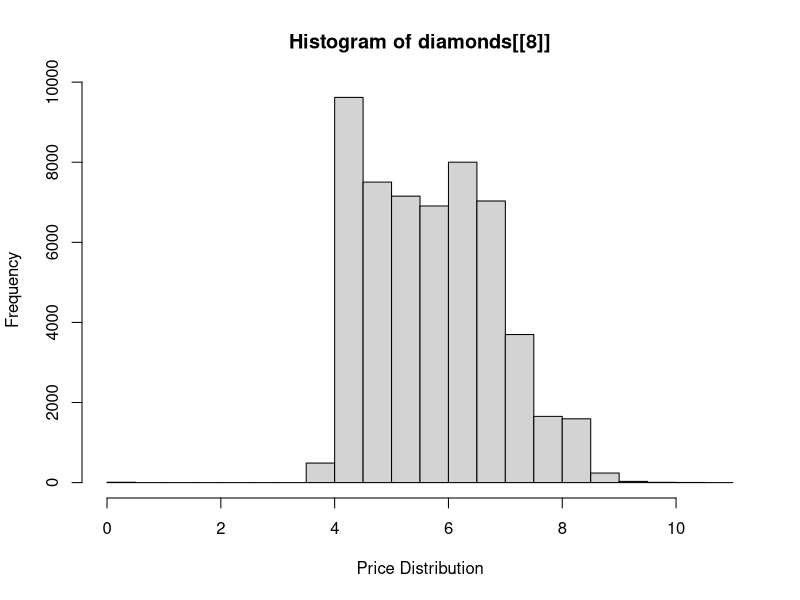
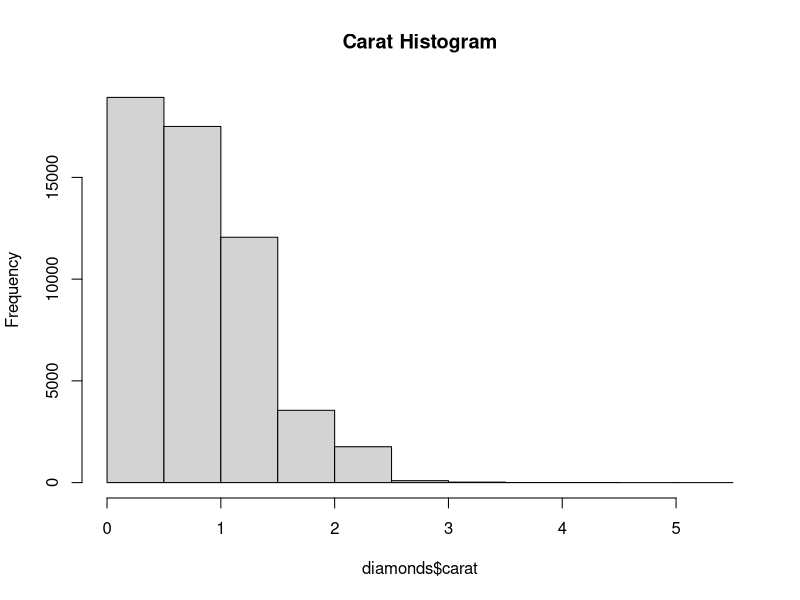
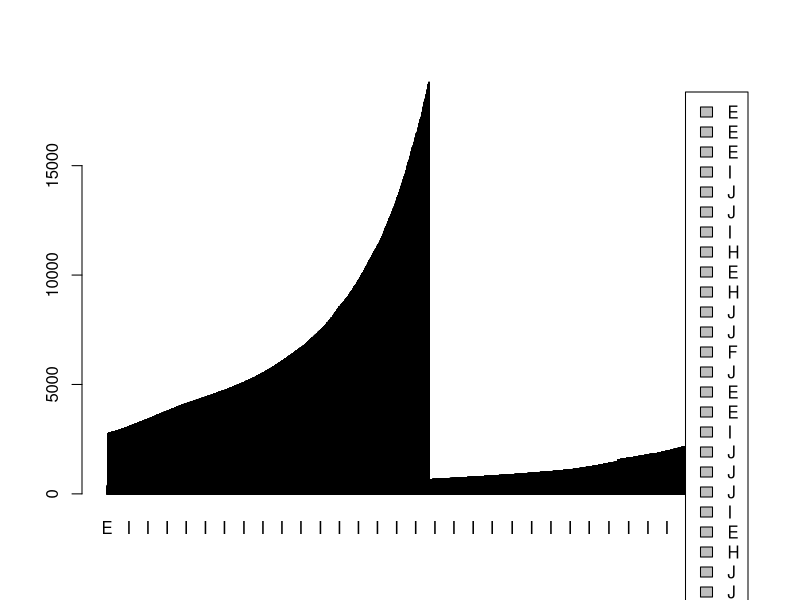
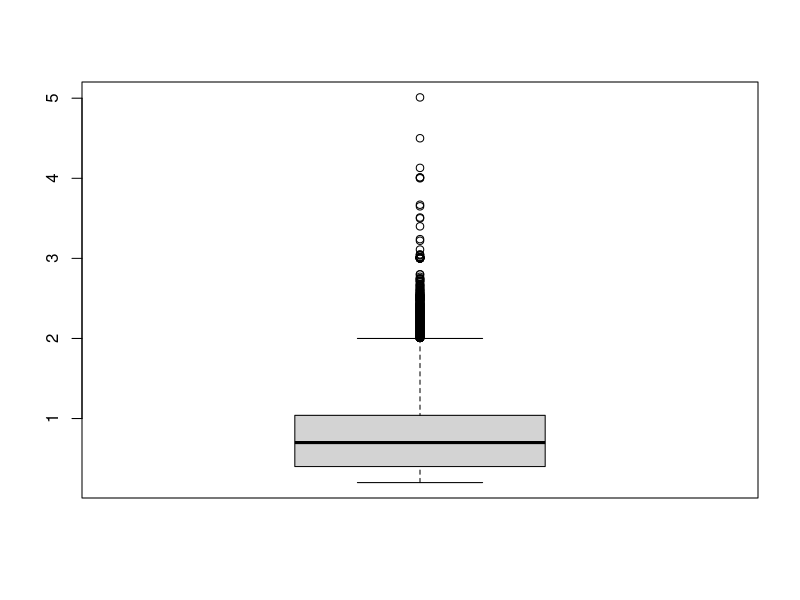
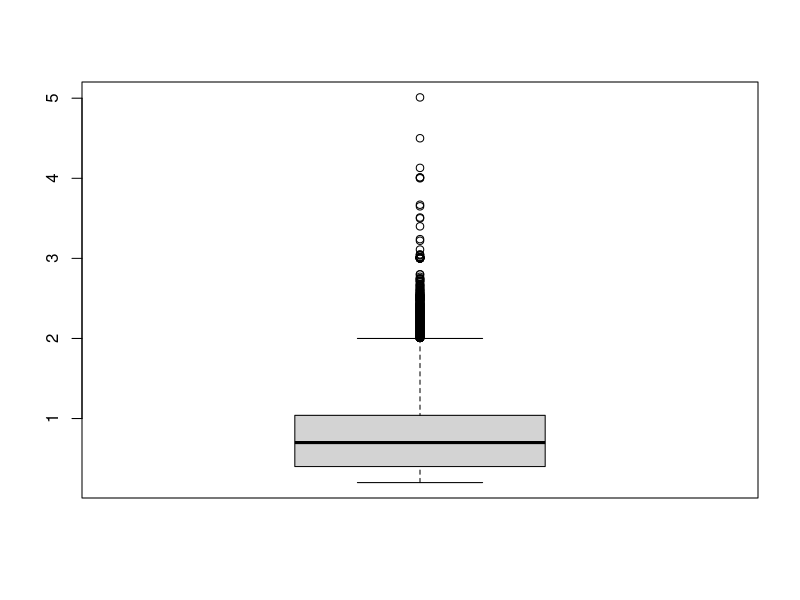
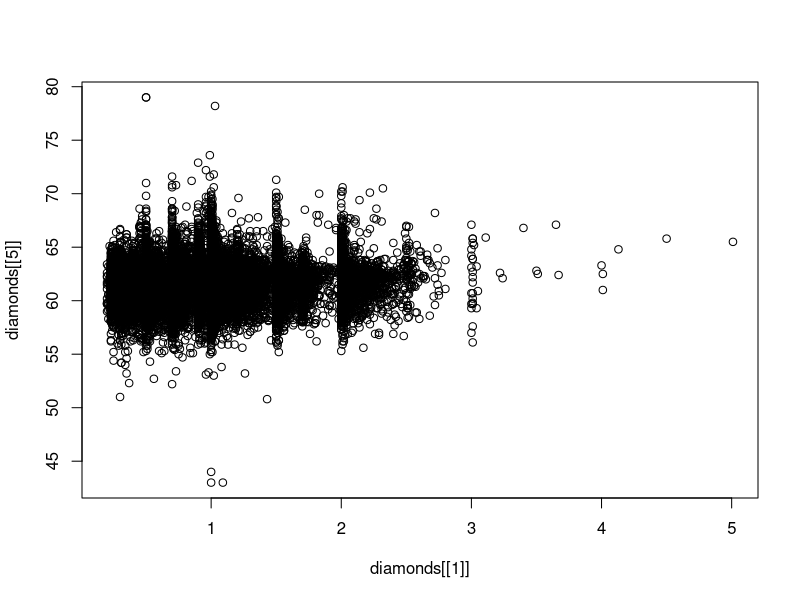
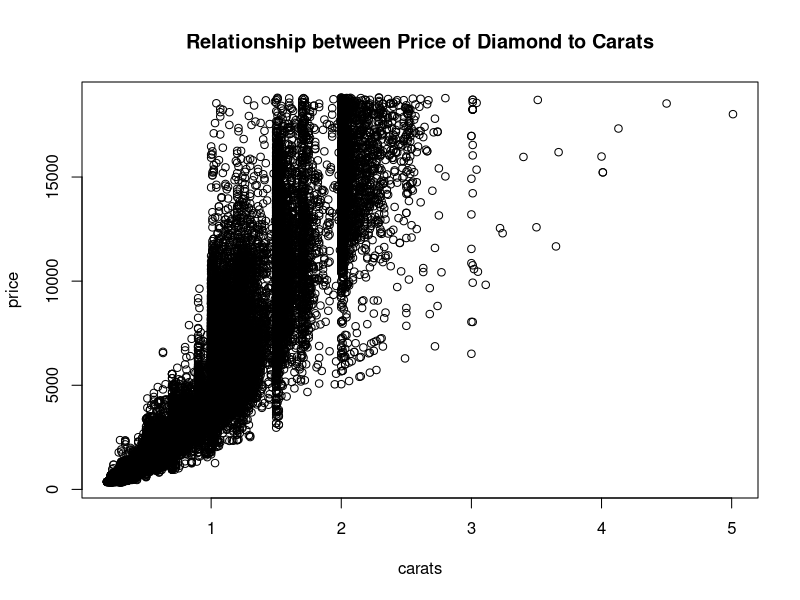
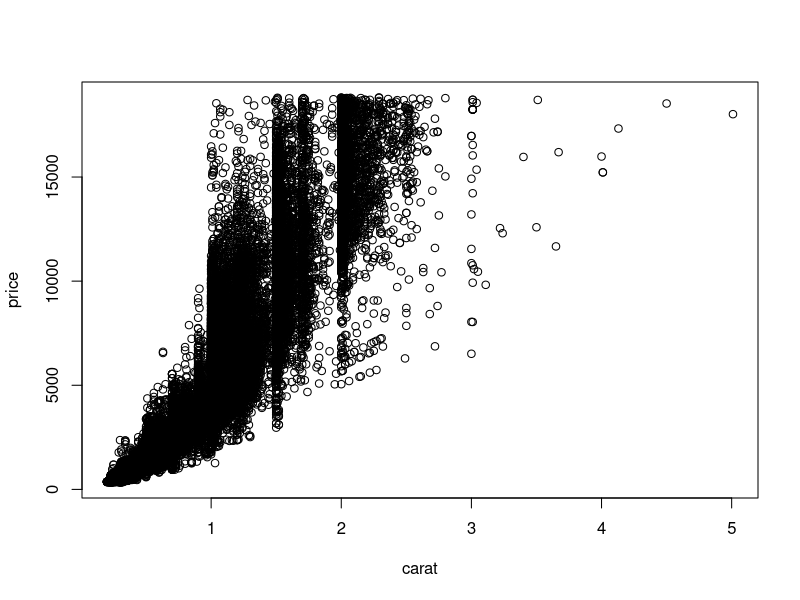

Write R code to recreate these figures, in order. (Note: this script raises an error after producing the figures.)
require(ggplot2)
data("diamonds", stringAsFactor = F)
head(diamonds);tail(diamonds,5)
summary(diamonds)
cut= diamonds[['cut']]
cut = as.character(cut)

#Histograms
#Data to be plotted must be numeric
hist(diamonds[[8]], xlab ='Price Distribution')
hist(diamonds$carat, main='Carat Histogram')

#Barchart
dat = diamonds[c('color','price')]
names(diamonds[['price']]) <- diamonds[['color']]
barplot(diamonds[['price']], width = 1, space = 0.1, legend.text = T, horiz = F,)

#Boxplot
boxplot(diamonds[,1])
boxplot(diamonds$carat)

#Scatter plots
plot(diamonds[[1]],diamonds[[5]])

plot(diamonds$carat,diamonds$price, main= 'Relationship between Price of Diamond to Carats', xlab = 'carats', ylab='price')
#Use of formular to plot a scatter type of plot
plot(price ~ carat, data =diamonds)


#Using the ggplot package for plotting graphics in R
library(ggplot2)
ggplot2::aes(diamonds$carat, diamonds$price)
ggplot(data=diamonds)
geom_histogram()
geom_point()
geom_line()

#Plotting a scatter plot
ggplot(data = diamonds) + geom_point(aes(diamonds$carat,diamonds$price))
gg <- ggplot(data = diamonds, aes(carat, price))
gg + geom_point(aes(color=color, shape=cut))

#Plotting a histogram
ggplot(diamonds) + geom_histogram(aes(carat), binwidth = 0.6)

#Visualizing data using a density plot
ggplot(diamonds) + geom_density(aes(carat), fill= 'grey50',color = 'orange3')

#Plotting a violin plot 
ggplot(data = diamonds) + geom_violin(aes(x,y))
ggplot(data = diamonds) + geom_violin(aes(diamonds$carat,diamonds$price))

vp <- ggplot(diamonds, aes(carat, cut)) 
vp + geom_violin(aes(y=cut), color = 'cyan') +geom_point() #1
vp + geom_point()+geom_violin(color = 'cyan') #2
vp+ geom_jitter() + geom_violin()

#Plotting a line graph
ggplot(diamonds) + geom_line(aes(carat,price))

#Plotting a box plot
ggplot(diamonds)+ geom_boxplot (aes(carat))

ggplot(diamonds, aes(carat, fill='magenta')) +geom_boxplot(aes(y=cut))


#Line plot using the economics data available
data("economics")
str(economics)
head(economics,5)

#Visualizing population over time

ggplot(economics, aes(date,pop)) + geom_line(color='magenta')

require(lubridate)
economics$year = year(economics$date)
economics$month = month(economics$date)
head(economics)

#creating a new data set with dates from 2000 till present
date=as.Date('1999/12/31')
econ2000 = data.frame(economics[economics$date> date,])#1
econ2000 = economics[economics$date> date,] #2 - Multiple column return
econ2000 = economics[which(economics$year>=2000),] #3
head(econ200)
econ200$month = month(econ200$month, label = T)


require(scales)
gl <- ggplot(econ200, aes(month, pop))
gl <- gl+ geom_line(aes(color= factor(year), group = year))
gl <- gl+ scale_color_discrete(name='Year') #Color scaling
gl <- gl + scale_y_continuous(labels=comma) #Formatting the thousand seperator to be a comma (y axis)
gl <- gl+ labs(title = 'Population Growth', x ='Month', y='Month') #Labels of the plot
gl <- gl+ theme(axis.text.x=element_text(angle=90, hjust = 1)) #Adjusting its theme
gl

#Creating Multiple (Edward - Modern guru of visualization)
mp <- ggplot(diamonds, aes(carat, price))
mp+ geom_point(aes(color=color))+facet_wrap(~color) #wraps data
mp + geom_point(aes(color=color)) + facet_grid(cut~clarity)

ggplot(diamonds,aes(carat)) + geom_histogram()+ facet_wrap(~clarity)
head(diamonds)

#Aesthetic mappings
ggplot(diamonds,aes(carat,price, color=color, shape=cut)) + geom_point() + facet_wrap(~clarity)

#Adding themes to the graph
require(ggthemes)

gt <- ggplot(diamonds, aes(carat, price, color = color)) + geom_point()
gt
gt + ggthemes::theme_wsj()
gt + ggthemes::theme_excel_new()
gt + ggthemes::theme_gdocs()
gt + theme_economist_white() + scale_colour_economist()
gt + theme_tufte()
